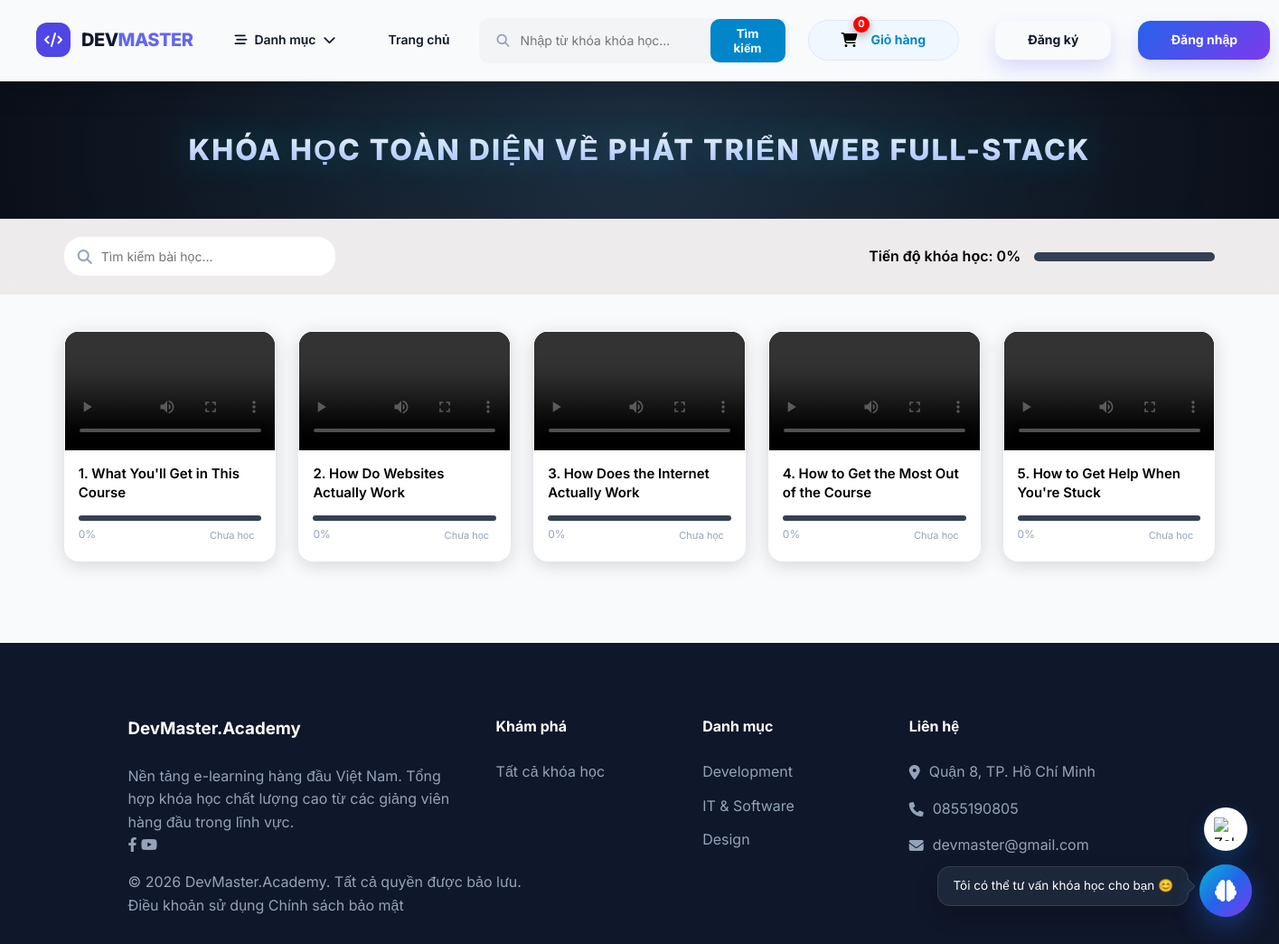
The page /Pages/VaoHocNgay.php on the database its author committed.
### tables this page shows
CREATE TABLE `khoahoc` (
  `KhoaHocId` int(11) NOT NULL,
  `NhomKhoaHocId` int(11) NOT NULL,
  `Ten` varchar(255) NOT NULL,
  `Anh` varchar(500) DEFAULT NULL,
  `Gia` decimal(11,2) DEFAULT NULL,
  `TenGiangVien` varchar(255) DEFAULT NULL,
  `IsFeatured` bit(1) DEFAULT b'0',
  `TrangThai` bit(1) DEFAULT b'0'
);

CREATE TABLE `baihoc` (
  `BaiHocId` int(11) NOT NULL,
  `KhoaHocId` int(11) NOT NULL,
  `Ten` varchar(255) NOT NULL,
  `LinkVideo` text DEFAULT NULL
);

CREATE TABLE `danhmuc` (
  `DanhMucId` int(11) NOT NULL,
  `TenDanhMuc` varchar(150) NOT NULL
);

### Pages/VaoHocNgay.php (the view, shortened to what this page needs)
<?php
$conn = new mysqli("localhost", "root", "", "devmaster");
$conn->set_charset("utf8mb4");
$khoaHocId = isset($_GET['id']) ? intval($_GET['id']) : 1;
$hocVienId = isset($_SESSION['UserId']) ? intval($_SESSION['UserId']) : 10;
$sqlKhoaHoc = "SELECT kh.Ten,
               (SELECT COUNT(bh.BaiHocId) FROM baihoc bh WHERE bh.KhoaHocId = kh.KhoaHocId) AS TongSoBai,
               (SELECT COUNT(td.BaiHocId) FROM tiendohocvien td
                JOIN baihoc bh ON td.BaiHocId = bh.BaiHocId
                WHERE bh.KhoaHocId = kh.KhoaHocId AND td.STT = ? AND td.TrangThai = 1) AS BaiDaXong
               FROM khoahoc kh WHERE kh.KhoaHocId = ?";
$stmt = $conn->prepare($sqlKhoaHoc);
$stmt->bind_param("ii", $hocVienId, $khoaHocId);
$stmt->execute();
$khoaHoc = $stmt->get_result()->fetch_assoc();
$tienDoTong = ($khoaHoc['TongSoBai'] > 0)
    ? round(($khoaHoc['BaiDaXong'] / $khoaHoc['TongSoBai']) * 100)
    : 0;
$limit = 25;
$page = isset($_GET['page']) ? max(1, intval($_GET['page'])) : 1;
$offset = ($page - 1) * $limit;
$sqlBaiHoc = "SELECT bh.BaiHocId, bh.Ten, bh.LinkVideo, IFNULL(td.TrangThai, 0) AS TrangThai
              FROM baihoc bh
              LEFT JOIN tiendohocvien td ON bh.BaiHocId = td.BaiHocId AND td.STT = ?
              WHERE bh.KhoaHocId = ?
              ORDER BY bh.BaiHocId ASC
              LIMIT ? OFFSET ?";
$stmt2 = $conn->prepare($sqlBaiHoc);
$stmt2->bind_param("iiii", $hocVienId, $khoaHocId, $limit, $offset);
$stmt2->execute();
$danhSachBaiHoc = $stmt2->get_result()->fetch_all(MYSQLI_ASSOC);
?>
<!DOCTYPE html>
<html lang="vi">
<head>
    <link rel="stylesheet" href="https://cdnjs.cloudflare.com/ajax/libs/font-awesome/6.4.0/css/all.min.css">
</head>
<body>
<?php include '../Includes/Header.php'; ?>
    <div class="hero-banner">
        <h1 class="course-title"><?php echo htmlspecialchars($khoaHoc['Ten']); ?></h1>
    </div>
    <div class="top-controls">
        <div class="search-box">
            <i class="fas fa-search"></i>
            <input type="text" id="searchInput" placeholder="Tìm kiếm bài học...">
        </div>
        <div class="course-progress-container">
            <span>Tiến độ khóa học: <span id="overall-percent-text"><?php echo $tienDoTong; ?></span>%</span>
            <div class="course-progress-bar">
            </div>
        </div>
    </div>
    <div class="lessons-container" id="lessonsGrid">
        <?php if (!empty($danhSachBaiHoc)): ?>
            <?php foreach ($danhSachBaiHoc as $index => $baihoc):
                $isCompleted = $baihoc['TrangThai'] == 1;
                $progressWidth = $isCompleted ? 100 : 0;
            ?>
            <div class="lesson-card" data-title="<?php echo mb_strtolower($baihoc['Ten'], 'UTF-8'); ?>">
                <div class="video-wrapper">
                    <video id="video-<?php echo $baihoc['BaiHocId']; ?>"
                           controls
                           controlslist="nodownload"
                           data-lesson-id="<?php echo $baihoc['BaiHocId']; ?>"
                           data-completed="<?php echo $isCompleted ? 'true' : 'false'; ?>">
                        <source src="/DevMaster/Images-Videos/<?php echo htmlspecialchars($baihoc['LinkVideo']); ?>" type="video/mp4">
                    </video>
                </div>
                <div class="lesson-info">
                    <h3 class="lesson-title"><?php echo ($index + 1) . ". " . htmlspecialchars($baihoc['Ten']); ?></h3>
                    <div>
                        <div class="lesson-progress-bar">
                        </div>
                        <div class="lesson-meta">
                            <span class="prog-text" id="prog-text-<?php echo $baihoc['BaiHocId']; ?>"><?php echo $progressWidth; ?>%</span>
                            <span class="status-badge <?php if ($baihoc['TrangThai'] == 1) echo 'completed'; else echo ''; ?>" id="badge-<?php echo $baihoc['BaiHocId']; ?>">
                                <?php
                                    if ($baihoc['TrangThai'] == 1) {
                                        echo 'Hoàn thành <i class="fas fa-check"></i>';
                                    } else {
                                        echo 'Chưa học';
                                    }
                                ?>
                            </span>
                        </div>
                    </div>
                </div>
            </div>
            <?php endforeach; ?>
        <?php endif; ?>
    </div>
    <?php include '../Includes/Footer.php'; ?>
</body>
</html>

### Includes/Footer.php (shortened to what this page needs)
<link rel="stylesheet" href="https://cdnjs.cloudflare.com/ajax/libs/font-awesome/6.4.0/css/all.min.css">
<footer class="main-footer">
    <div class="footer-container">
        <div class="footer-column brand-info">
            <h3>DevMaster.Academy</h3>
            <p>Nền tảng e-learning hàng đầu Việt Nam. Tổng hợp khóa học chất lượng cao từ các giảng viên hàng đầu trong lĩnh vực.</p>
            <div class="social-icons">
                <a href="#"><i class="fa-brands fa-facebook-f"></i></a>
                <a href="#"><i class="fa-brands fa-youtube"></i></a>
            </div>
        </div>
        <div class="footer-column">
            <h4>Khám phá</h4>
            <ul>
                <li><a href="/DevMaster/Pages/TatCaKhoaHoc.php">Tất cả khóa học</a></li>
            </ul>
        </div>
        <div class="footer-column">
            <h4>Danh mục</h4>
            <ul>
                <?php
                if (!$conn->connect_error) {
                    $sqlFooterDm = "SELECT DanhMucId, TenDanhMuc FROM danhmuc ORDER BY DanhMucId ASC LIMIT 4";
                    $resFooterDm = $conn->query($sqlFooterDm);
                    if ($resFooterDm && $resFooterDm->num_rows > 0) {
                        while ($rowDm = $resFooterDm->fetch_assoc()) {
                            $dmId = intval($rowDm['DanhMucId']);
                            $dmName = htmlspecialchars($rowDm['TenDanhMuc']);
                            echo "<li><a href='/DevMaster/Pages/TatCaKhoaHoc.php?danhmuc_id={$dmId}'>{$dmName}</a></li>";
                        }
                    } else {
                        echo "<li><a href='#'>Chưa có danh mục</a></li>";
                    }
                } else {
                    echo "<li><a href='#'>Lỗi kết nối</a></li>";
                }
                ?>
            </ul>
        </div>
        <div class="footer-column contact-info">
            <h4>Liên hệ</h4>
            <p><i class="fa-solid fa-location-dot"></i> Quận 8, TP. Hồ Chí Minh</p>
            <p><i class="fa-solid fa-phone"></i> 0855190805</p>
            <p><i class="fa-solid fa-envelope"></i> devmaster@gmail.com</p>
        </div>
    </div>
    <div class="footer-bottom">
        <p>© 2026 DevMaster.Academy. Tất cả quyền được bảo lưu.</p>
        <div class="footer-policy">
            <a href="#">Điều khoản sử dụng</a>
            <a href="#">Chính sách bảo mật</a>
        </div>
    </div>
</footer>
<div class="floating-widgets">
    <div class="chat-bubble">
        <span>Tôi có thể tư vấn khóa học cho bạn 😊</span>
    </div>
    <a href="https://zalo.me/0855190805" class="widget-zalo" target="_blank" title="Chat qua Zalo">
        <img src="https://upload.wikimedia.org/wikipedia/commons/9/91/Icon_of_Zalo.svg" alt="Zalo">
    </a>
    <div class="widget-chatbot" id="aiChatTrigger" title="Trợ lý ảo DevMaster AI">
        <i class="fa-solid fa-brain"></i>
        <span class="pulse-wave"></span>
    </div>
</div>

### rows shown on the page
khoahoc: Ten "KHÓA HỌC TOÀN DIỆN VỀ PHÁT TRIỂN WEB FULL-STACK"
baihoc: Ten "What You'll Get in This Course", progressWidth "0"
baihoc: Ten "How Do Websites Actually Work", progressWidth "0"
baihoc: Ten "How Does the Internet Actually Work", progressWidth "0"
baihoc: Ten "How to Get the Most Out of the Course", progressWidth "0"
baihoc: Ten "How to Get Help When You're Stuck", progressWidth "0"
danhmuc: TenDanhMuc "Development"
danhmuc: TenDanhMuc "IT & Software"
danhmuc: TenDanhMuc "Design"

### other values the page prints
$cartCount "0"
$tienDoTong "0"
